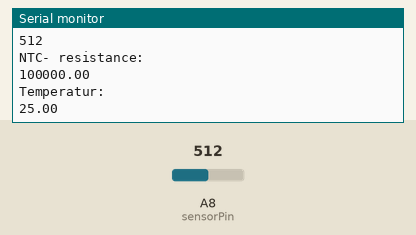
This sketch was run on a simulated Arduino Mega 2560, built with avr-gcc and run on an emulated ATmega2560. Parts: the last lines printed to the serial monitor. The test bench sets the inputs (shaded band); at power-on: A8 (sensorPin) = 512.

Above: at 1.8 s.
1.9 s: A8 (sensorPin) set to 716
At 2.7 s:
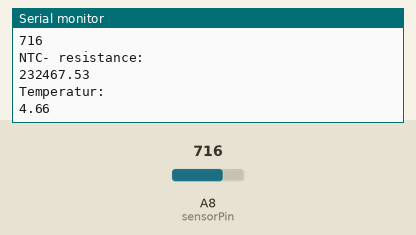
3.4 s: A8 (sensorPin) set to 900
At 4.9 s:
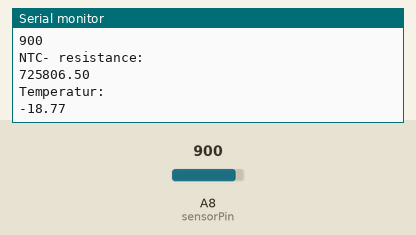
Timing chart, 0 to 6.4 s (numbered marks = the images above; inputs shaded):
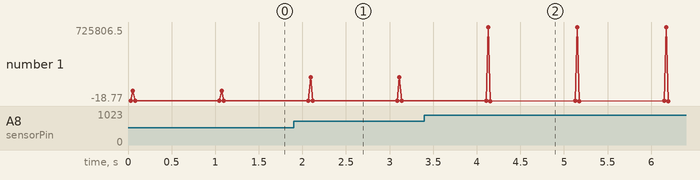

The sketch:

temper_wasserk_hlung.ino
```cpp
int sensorPin = A8;
int bitValueNTC = 0;
long resistance1 = 100000;                 //Ohm
int bValue = 3435;                          // B- Wert vom NTC
double resistanceNTC = 0;
double kelvintemp = 273.15;                // 0°Celsius in Kelvin
double Tn = kelvintemp + 25;               //Nenntemperatur in Kelvin
double TKelvin = 0;                        //Die errechnete Isttemperatur
double T = 0;                              //Die errechnete Isttemperatur

void setup() {

  Serial.begin(9600);
}

void loop() {

    Serial.println("Sensormessung:  ");
    bitValueNTC = analogRead(sensorPin);      // lese Analogwert an A0 aus
    resistanceNTC = resistance1 * (((double)bitValueNTC / 1024) / (1 - ((double)bitValueNTC / 1024)));
    // berechne den resistanceswert vom NTC
    TKelvin = 1 / ((1 / Tn) + ((double)1 / bValue) * log((double)resistanceNTC / resistance1));
    // ermittle die Temperatur in Kelvin
    T = TKelvin - kelvintemp;                // ermittle die Temperatur in °C

    Serial.println("Analog: ");              //
    Serial.println(bitValueNTC);              //
    Serial.println("NTC- resistance: ");     //Gebe die ermittelten Werte aus
    Serial.println(resistanceNTC);           //
    Serial.println("Temperatur: ");          //Gebe die ermittelten Werte aus
    Serial.println(T);                       //

    delay(1000);                               // Warte eine Sekunde und mache alles nochmal

}
```

Measured:
- after the input at 1.9 s, the serial monitor: prints a new line after 0.17 s (image 1)
- after the input at 3.4 s, the serial monitor: prints a new line after 0.71 s (image 2)
- plotted number 1: 25 → 4.66 after the input at 1.9 s, 4.66 → -18.77 after the input at 3.4 s
